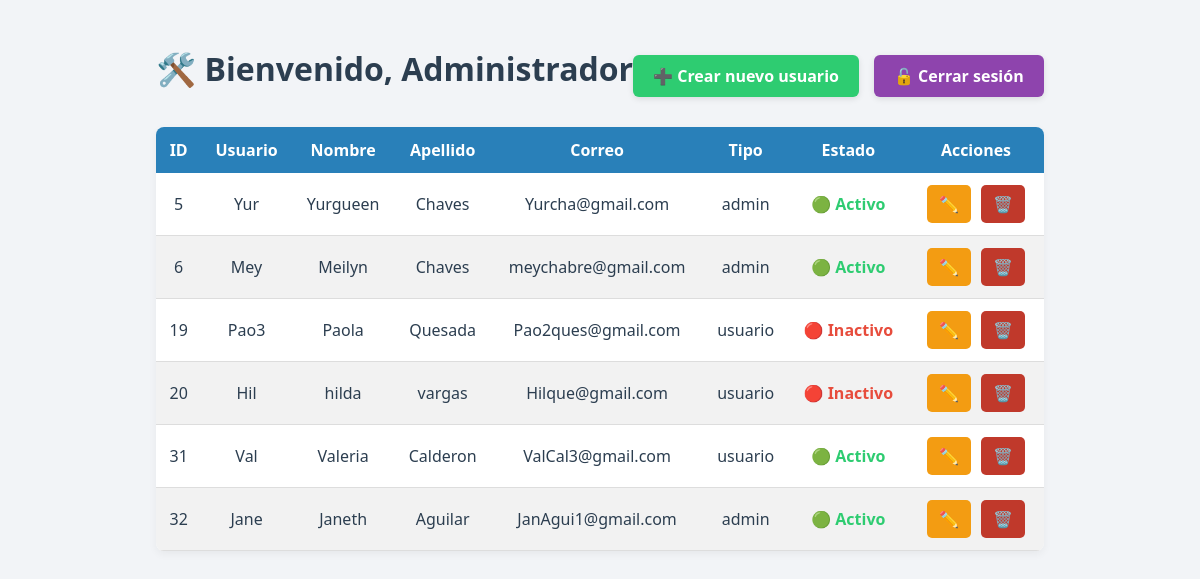
Page /public/Panel.php (signed in) on the committed database.
### tables this page shows
CREATE TABLE `usuarios` (
  `id` int(11) NOT NULL,
  `usuario` varchar(50) NOT NULL,
  `nombre` varchar(100) DEFAULT NULL,
  `apellido` varchar(100) DEFAULT NULL,
  `correo` varchar(100) DEFAULT NULL,
  `contrasena` text DEFAULT NULL,
  `tipo` enum('admin','usuario') NOT NULL,
  `estado` tinyint(1) DEFAULT 1
);

### includes/functions.php (called while the page is built, shortened)
<?php
require_once __DIR__ . '../sql/pdo_conexion.php';
function getAllUsers()
{
    global $pdo;
    $stmt = $pdo->query("SELECT * FROM usuarios");
    return $stmt->fetchAll(PDO::FETCH_ASSOC);
}
?>

### public/Panel.php (the view, shortened to what this page needs)
<?php
include '../includes/auth.php';
include '../includes/functions.php';
if (isAdmin()) {
    $users = getAllUsers();
} elseif (isUsuario()) {
    header('Location: crear_productos.php');
    exit;
}
?>
<!DOCTYPE html>
<html lang="es">
<head>
<link rel="stylesheet" href="../assets/css/style.css?v=2025">
</head>
<body class="admin-body">
<div class="admin-panel">
<div class="admin-encabezado">
<h1 class="admin-titulo">🛠️ Bienvenido, Administrador</h1>
<div class="admin-controles">
<a href="registrarusuario.php" class="btn-verde">➕ Crear nuevo usuario</a>
<a href="cerrarsesion.php" class="btn-morado">🔓 Cerrar sesión</a>
</div>
</div>
        <table class="tabla-admin">
<thead>
<tr>
<th>ID</th>
<th>Usuario</th>
<th>Nombre</th>
<th>Apellido</th>
<th>Correo</th>
<th>Tipo</th>
<th>Estado</th>
<th>Acciones</th>
</tr>
</thead>
<tbody>
<?php foreach ($users as $user): ?>
<tr>
<td><?= $user['id'] ?></td>
<td><?= htmlspecialchars($user['usuario']) ?></td>
<td><?= htmlspecialchars($user['nombre']) ?></td>
<td><?= htmlspecialchars($user['apellido']) ?></td>
<td><?= htmlspecialchars($user['correo']) ?></td>
<td><?= htmlspecialchars($user['tipo']) ?></td>
<td>
<?= $user['estado'] == 1 ? '<span class="estado activo">🟢 Activo</span>' : '<span class="estado inactivo">🔴 Inactivo</span>' ?>
</td>
<td>
<a href="editarusuario.php?id=<?= (int)$user['id'] ?>" class="btn-editar">✏️</a>
<a href="borrarusuario.php?id=<?= (int)$user['id'] ?>" class="btn-eliminar" onclick="return confirm('¿Eliminar este usuario?');">🗑️</a>
</td>
</tr>
<?php endforeach; ?>
</tbody>
</table>
</div>
</body>
</html>

### assets/css/style.css (style rules this page uses)
.btn-editar, .btn-eliminar { padding: 6px 10px; border-radius: 4px; color: white; text-decoration: none; font-weight: bold; }
.btn-editar { background-color: #f39c12; }
.btn-eliminar { background-color: #e74c3c; }
body { font-family: 'Segoe UI', sans-serif; background-color: #f4f6f8; margin: 0; padding: 40px; color: #2c3e50; }
.admin-encabezado { display: flex; justify-content: space-between; align-items: center; margin-bottom: 30px; flex-wrap: wrap; }
.admin-titulo { font-size: 32px; font-weight: bold; margin: 0; color: #2c3e50; display: flex; align-items: center; gap: 10px; }
.admin-controles { display: flex; gap: 15px; margin-top: 15px; }
.btn-verde { background-color: #2ecc71; color: #fff; padding: 10px 20px; border-radius: 6px; font-weight: bold; text-decoration: none; box-shadow: 0 2px 6px rgba(0, 0, 0, 0.1); transition: background-color 0.3s; }
.btn-morado { background-color: #8e44ad; color: #fff; padding: 10px 20px; border-radius: 6px; font-weight: bold; text-decoration: none; box-shadow: 0 2px 6px rgba(0, 0, 0, 0.1); transition: background-color 0.3s; }
table { width: 100%; border-collapse: collapse; background-color: #fff; border-radius: 8px; overflow: hidden; box-shadow: 0 3px 8px rgba(0, 0, 0, 0.05); }
th { background-color: #2980b9; color: white; padding: 12px; text-align: center; font-weight: 600; }
td { padding: 12px; text-align: center; border-bottom: 1px solid #ddd; }
tr:nth-child(even) { background-color: #f2f2f2; }
.estado.activo { color: #2ecc71; font-weight: bold; }
.estado.inactivo { color: #e74c3c; font-weight: bold; }
.btn-editar, .btn-eliminar { padding: 8px 12px; border-radius: 5px; color: white; text-decoration: none; font-weight: bold; margin: 0 3px; display: inline-block; }
.btn-eliminar { background-color: #c0392b; }
body { font-family: 'Segoe UI', sans-serif; background-color: #f7f9fc; margin: 0; padding: 40px; display: flex; flex-direction: column; align-items: center; }
h1 { color: #2c3e50; margin-bottom: 10px; }
body { font-family: 'Segoe UI', sans-serif; background-color: #f2f4f7; margin: 0; padding: 40px; display: flex; justify-content: center; }
h1 { color: #34495e; text-align: center; margin-bottom: 25px; }

### rows in the picture
usuarios: id "5", usuario "Yur", nombre "Yurgueen", apellido "Chaves", correo "Yurcha@gmail.com", tipo "admin", estado "🟢 Activo"
usuarios: id "6", usuario "Mey", nombre "Meilyn", apellido "Chaves", correo "meychabre@gmail.com", tipo "admin", estado "🟢 Activo"
usuarios: id "19", usuario "Pao3", nombre "Paola", apellido "Quesada", correo "Pao2ques@gmail.com", tipo "usuario", estado "🔴 Inactivo"
usuarios: id "20", usuario "Hil", nombre "hilda", apellido "vargas", correo "Hilque@gmail.com", tipo "usuario", estado "🔴 Inactivo"
usuarios: id "31", usuario "Val", nombre "Valeria", apellido "Calderon", correo "ValCal3@gmail.com", tipo "usuario", estado "🟢 Activo"
usuarios: id "32", usuario "Jane", nombre "Janeth", apellido "Aguilar", correo "JanAgui1@gmail.com", tipo "admin", estado "🟢 Activo"
